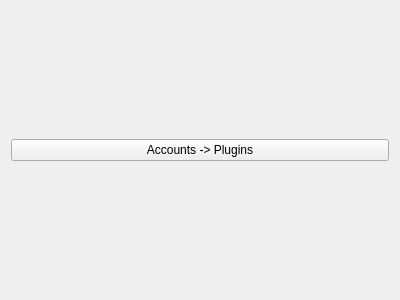
<?xml version="1.0" encoding="UTF-8"?>
<ui version="4.0">
 <class>Widget_Accounts</class>
 <widget class="QWidget" name="Widget_Accounts">
  <property name="geometry">
   <rect>
    <x>0</x>
    <y>0</y>
    <width>400</width>
    <height>300</height>
   </rect>
  </property>
  <property name="windowTitle">
   <string>Form</string>
  </property>
  <layout class="QVBoxLayout" name="verticalLayout">
   <item>
    <widget class="QPushButton" name="pushButton">
     <property name="text">
      <string>Accounts -&gt; Plugins</string>
     </property>
    </widget>
   </item>
  </layout>
 </widget>
 <resources/>
 <connections/>
</ui>
